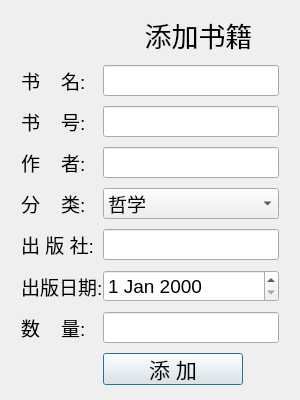
<?xml version="1.0" encoding="UTF-8"?>
<ui version="4.0">
 <class>Dialog</class>
 <widget class="QDialog" name="Dialog">
  <property name="geometry">
   <rect>
    <x>0</x>
    <y>0</y>
    <width>300</width>
    <height>400</height>
   </rect>
  </property>
  <property name="windowTitle">
   <string>Dialog</string>
  </property>
  <layout class="QFormLayout" name="formLayout_2">
   <property name="fieldGrowthPolicy">
    <enum>QFormLayout::FieldsStayAtSizeHint</enum>
   </property>
   <property name="labelAlignment">
    <set>Qt::AlignCenter</set>
   </property>
   <property name="formAlignment">
    <set>Qt::AlignCenter</set>
   </property>
   <property name="horizontalSpacing">
    <number>0</number>
   </property>
   <property name="verticalSpacing">
    <number>0</number>
   </property>
   <property name="leftMargin">
    <number>0</number>
   </property>
   <property name="topMargin">
    <number>0</number>
   </property>
   <property name="rightMargin">
    <number>0</number>
   </property>
   <property name="bottomMargin">
    <number>0</number>
   </property>
   <item row="0" column="0">
    <layout class="QFormLayout" name="formLayout">
     <property name="fieldGrowthPolicy">
      <enum>QFormLayout::AllNonFixedFieldsGrow</enum>
     </property>
     <property name="horizontalSpacing">
      <number>0</number>
     </property>
     <property name="verticalSpacing">
      <number>10</number>
     </property>
     <item row="3" column="0">
      <widget class="QLabel" name="bookNameLabel">
       <property name="font">
        <font>
         <pointsize>14</pointsize>
        </font>
       </property>
       <property name="text">
        <string>书    名:</string>
       </property>
      </widget>
     </item>
     <item row="4" column="0">
      <widget class="QLabel" name="bookIdLabel">
       <property name="font">
        <font>
         <pointsize>14</pointsize>
        </font>
       </property>
       <property name="text">
        <string>书    号:</string>
       </property>
      </widget>
     </item>
     <item row="5" column="0">
      <widget class="QLabel" name="authNameLabel">
       <property name="font">
        <font>
         <pointsize>14</pointsize>
        </font>
       </property>
       <property name="text">
        <string>作    者:</string>
       </property>
      </widget>
     </item>
     <item row="6" column="0">
      <widget class="QLabel" name="categoryLabel">
       <property name="font">
        <font>
         <pointsize>14</pointsize>
        </font>
       </property>
       <property name="text">
        <string>分    类:</string>
       </property>
      </widget>
     </item>
     <item row="7" column="1">
      <widget class="QLineEdit" name="publisherEdit">
       <property name="font">
        <font>
         <pointsize>14</pointsize>
        </font>
       </property>
       <property name="maxLength">
        <number>10</number>
       </property>
      </widget>
     </item>
     <item row="9" column="0">
      <widget class="QLabel" name="addNumLabel">
       <property name="font">
        <font>
         <pointsize>14</pointsize>
        </font>
       </property>
       <property name="text">
        <string>数    量:</string>
       </property>
      </widget>
     </item>
     <item row="9" column="1">
      <widget class="QLineEdit" name="addNumEdit">
       <property name="font">
        <font>
         <pointsize>14</pointsize>
        </font>
       </property>
       <property name="maxLength">
        <number>12</number>
       </property>
      </widget>
     </item>
     <item row="10" column="1">
      <widget class="QPushButton" name="addBookButton">
       <property name="maximumSize">
        <size>
         <width>140</width>
         <height>32</height>
        </size>
       </property>
       <property name="font">
        <font>
         <pointsize>16</pointsize>
        </font>
       </property>
       <property name="text">
        <string>添 加</string>
       </property>
      </widget>
     </item>
     <item row="8" column="0">
      <widget class="QLabel" name="publishDateLabel">
       <property name="font">
        <font>
         <pointsize>14</pointsize>
        </font>
       </property>
       <property name="text">
        <string>出版日期:</string>
       </property>
      </widget>
     </item>
     <item row="8" column="1">
      <widget class="QDateEdit" name="publishTime">
       <property name="font">
        <font>
         <pointsize>14</pointsize>
        </font>
       </property>
      </widget>
     </item>
     <item row="3" column="1">
      <widget class="QLineEdit" name="bookNameEdit">
       <property name="font">
        <font>
         <pointsize>14</pointsize>
        </font>
       </property>
       <property name="maxLength">
        <number>10</number>
       </property>
      </widget>
     </item>
     <item row="6" column="1">
      <widget class="QComboBox" name="categoryComboBox">
       <property name="font">
        <font>
         <pointsize>14</pointsize>
        </font>
       </property>
       <item>
        <property name="text">
         <string>哲学</string>
        </property>
       </item>
       <item>
        <property name="text">
         <string>社会科学</string>
        </property>
       </item>
       <item>
        <property name="text">
         <string>政治</string>
        </property>
       </item>
       <item>
        <property name="text">
         <string>法律</string>
        </property>
       </item>
       <item>
        <property name="text">
         <string>军事</string>
        </property>
       </item>
       <item>
        <property name="text">
         <string>经济</string>
        </property>
       </item>
       <item>
        <property name="text">
         <string>文化</string>
        </property>
       </item>
       <item>
        <property name="text">
         <string>教育</string>
        </property>
       </item>
       <item>
        <property name="text">
         <string>体育</string>
        </property>
       </item>
       <item>
        <property name="text">
         <string>语言文字</string>
        </property>
       </item>
       <item>
        <property name="text">
         <string>艺术</string>
        </property>
       </item>
       <item>
        <property name="text">
         <string>历史</string>
        </property>
       </item>
       <item>
        <property name="text">
         <string>地理</string>
        </property>
       </item>
       <item>
        <property name="text">
         <string>天文学</string>
        </property>
       </item>
       <item>
        <property name="text">
         <string>生物学</string>
        </property>
       </item>
       <item>
        <property name="text">
         <string>医学卫生</string>
        </property>
       </item>
       <item>
        <property name="text">
         <string>农业</string>
        </property>
       </item>
      </widget>
     </item>
     <item row="4" column="1">
      <widget class="QLineEdit" name="bookIdEdit">
       <property name="font">
        <font>
         <pointsize>14</pointsize>
        </font>
       </property>
       <property name="maxLength">
        <number>6</number>
       </property>
      </widget>
     </item>
     <item row="5" column="1">
      <widget class="QLineEdit" name="authNameEdit">
       <property name="font">
        <font>
         <pointsize>14</pointsize>
        </font>
       </property>
       <property name="maxLength">
        <number>10</number>
       </property>
      </widget>
     </item>
     <item row="7" column="0">
      <widget class="QLabel" name="publisherLabel">
       <property name="font">
        <font>
         <pointsize>14</pointsize>
        </font>
       </property>
       <property name="text">
        <string>出 版 社:</string>
       </property>
      </widget>
     </item>
     <item row="2" column="1">
      <widget class="QLabel" name="titlelabel">
       <property name="font">
        <font>
         <pointsize>20</pointsize>
        </font>
       </property>
       <property name="layoutDirection">
        <enum>Qt::LeftToRight</enum>
       </property>
       <property name="lineWidth">
        <number>1</number>
       </property>
       <property name="text">
        <string>  添加书籍</string>
       </property>
       <property name="alignment">
        <set>Qt::AlignCenter</set>
       </property>
       <property name="margin">
        <number>8</number>
       </property>
      </widget>
     </item>
    </layout>
   </item>
  </layout>
 </widget>
 <resources/>
 <connections/>
</ui>
